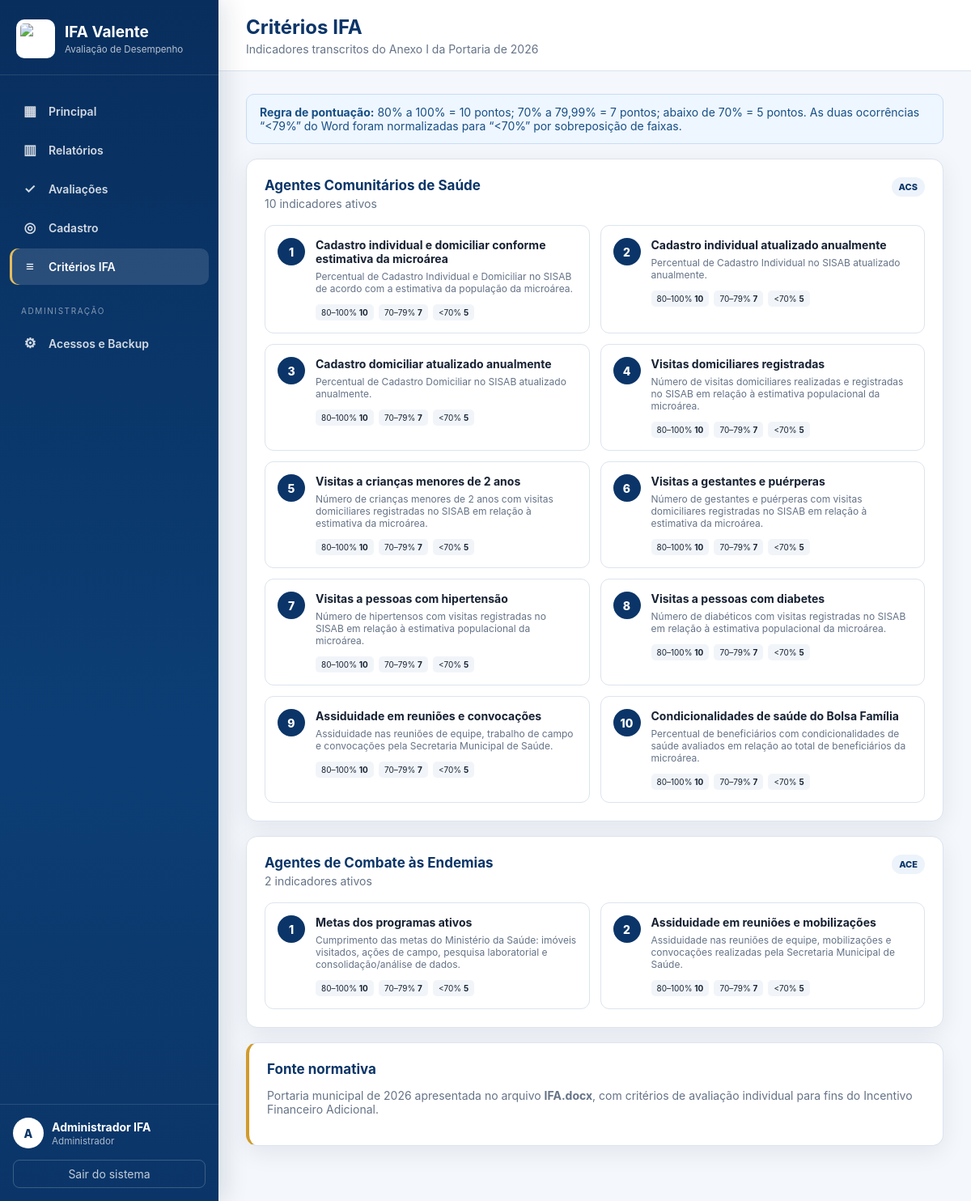
The page /ifa/criterios (signed in) on the database its author committed.
### tables this page shows
CREATE TABLE users (
            id INTEGER PRIMARY KEY AUTOINCREMENT,
            name TEXT NOT NULL,
            username TEXT NOT NULL UNIQUE COLLATE NOCASE,
            password_hash TEXT NOT NULL,
            role TEXT NOT NULL CHECK(role IN ('ADM','REGULADOR')),
            active INTEGER NOT NULL DEFAULT 1,
            created_at TEXT NOT NULL,
            updated_at TEXT NOT NULL
        );

CREATE TABLE indicators (
            id INTEGER PRIMARY KEY AUTOINCREMENT,
            code TEXT NOT NULL UNIQUE,
            category TEXT NOT NULL CHECK(category IN ('ACS','ACE')),
            name TEXT NOT NULL,
            description TEXT NOT NULL,
            order_index INTEGER NOT NULL,
            high_min REAL NOT NULL DEFAULT 80,
            medium_min REAL NOT NULL DEFAULT 70,
            high_score REAL NOT NULL DEFAULT 10,
            medium_score REAL NOT NULL DEFAULT 7,
            low_score REAL NOT NULL DEFAULT 5,
            active INTEGER NOT NULL DEFAULT 1
        );

### app.py (the view)
@app.route("/ifa/criterios")
@login_required
def criterios():
    rows = get_db().execute("SELECT * FROM indicators WHERE active=1 ORDER BY category, order_index").fetchall()
    return render_template("criterios.html", rows=rows)

### app.py (called while the page is built)
def get_db() -> sqlite3.Connection:
    if "db" not in g:
        g.db = sqlite3.connect(DATABASE)
        g.db.row_factory = sqlite3.Row
        g.db.execute("PRAGMA foreign_keys = ON")
        g.db.execute("PRAGMA journal_mode = WAL")
    return g.db

@app.before_request
def load_logged_user() -> None:
    g.user = None
    if session.get("user_id"):
        g.user = get_db().execute(
            "SELECT id, name, username, role, active FROM users WHERE id=?",
            (session["user_id"],),
        ).fetchone()
        if g.user is None or not g.user["active"]:
            session.clear()
            g.user = None

@app.after_request
def security_headers(response: Response) -> Response:
    response.headers["X-Content-Type-Options"] = "nosniff"
    response.headers["X-Frame-Options"] = "SAMEORIGIN"
    response.headers["Referrer-Policy"] = "strict-origin-when-cross-origin"
    response.headers["Permissions-Policy"] = "geolocation=(), microphone=(), camera=()"
    return response

def login_required(view):
    @wraps(view)
    def wrapped(*args, **kwargs):
        if g.user is None:
            flash("Faça login para acessar o sistema.", "warning")
            return redirect(url_for("index"))
        return view(*args, **kwargs)
    return wrapped

### templates/criterios.html (shortened to what this page needs)
{% extends "base.html" %}
{% block page_title %}Critérios IFA{% endblock %}
{% block page_subtitle %}Indicadores transcritos do Anexo I da Portaria de 2026{% endblock %}
{% block content %}
<div class="notice info"><strong>Regra de pontuação:</strong> 80% a 100% = 10 pontos; 70% a 79,99% = 7 pontos; abaixo de 70% = 5 pontos. As duas ocorrências “&lt;79%” do Word foram normalizadas para “&lt;70%” por sobreposição de faixas.</div>
{% for category in ['ACS','ACE'] %}<article class="panel"><div class="panel-head"><div><h2>{{ 'Agentes Comunitários de Saúde' if category=='ACS' else 'Agentes de Combate às Endemias' }}</h2><p>{{ rows|selectattr('category','equalto',category)|list|length }} indicadores ativos</p></div><span class="pill">{{ category }}</span></div><div class="criteria-grid">{% for row in rows if row.category==category %}<div class="criterion"><span>{{ row.order_index }}</span><div><h3>{{ row.name }}</h3><p>{{ row.description }}</p><div class="score-scale"><em>80–100% <strong>10</strong></em><em>70–79% <strong>7</strong></em><em>&lt;70% <strong>5</strong></em></div></div></div>{% endfor %}</div></article>{% endfor %}
<article class="panel source-note"><h2>Fonte normativa</h2><p>Portaria municipal de 2026 apresentada no arquivo <strong>IFA.docx</strong>, com critérios de avaliação individual para fins do Incentivo Financeiro Adicional.</p></article>
{% endblock %}

### templates/base.html (shortened to what this page needs)
<!doctype html>
<html lang="pt-BR">
<head>
  <link rel="stylesheet" href="{{ url_for('static', filename='css/style.css') }}">
</head>
<body class="{% block bodyclass %}{% endblock %}">
{% if g.user %}
<div class="app-shell">
  <aside class="sidebar" id="sidebar">
    <a class="brand" href="{{ url_for('principal') }}">
      <img src="{{ url_for('static', filename='img/brasao_valente.png') }}" alt="Brasão de Valente">
      <span><strong>IFA Valente</strong><small>Avaliação de Desempenho</small></span>
    </a>
    <nav class="nav-menu">
      <a class="nav-item {% if request.endpoint=='principal' %}active{% endif %}" href="{{ url_for('principal') }}"><span class="nav-icon">▦</span> Principal</a>
      <a class="nav-item {% if request.endpoint and request.endpoint.startswith('relatorios') %}active{% endif %}" href="{{ url_for('relatorios') }}"><span class="nav-icon">▥</span> Relatórios</a>
      <a class="nav-item {% if request.endpoint and request.endpoint.startswith('avaliacao') %}active{% endif %}" href="{{ url_for('avaliacoes') }}"><span class="nav-icon">✓</span> Avaliações</a>
      <a class="nav-item " href="{{ url_for('cadastro') }}"><span class="nav-icon">◎</span> Cadastro</a>
      <a class="nav-item {% if request.endpoint=='criterios' %}active{% endif %}" href="{{ url_for('criterios') }}"><span class="nav-icon">≡</span> Critérios IFA</a>
      {% if g.user.role == 'ADM' %}
      <div class="nav-section">Administração</div>
      <a class="nav-item " href="{{ url_for('administracao') }}"><span class="nav-icon">⚙</span> Acessos e Backup</a>
      {% endif %}
    </nav>
    <div class="sidebar-footer">
      <div class="user-chip">
        <span class="avatar">{{ g.user.name[:1]|upper }}</span>
        <span><strong>{{ g.user.name }}</strong><small>{{ 'Administrador' if g.user.role=='ADM' else 'Regulador' }}</small></span>
      </div>
      <a class="logout" href="{{ url_for('logout') }}">Sair do sistema</a>
    </div>
  </aside>
  <main class="main-area">
    <header class="topbar">
      <div>
        <h1>{% block page_title %}IFA Valente{% endblock %}</h1>
        <p>{% block page_subtitle %}Secretaria Municipal de Saúde de Valente{% endblock %}</p>
      </div>
    </header>
    <section class="content">
      {% block content %}{% endblock %}
    </section>
  </main>
</div>
{% else %}
  {% block guest_content %}{% endblock %}
{% endif %}
</body>
</html>

### static/css/style.css (style rules this page uses)
:root { --navy:#0b3568;--blue:#145aa3;--blue2:#2476c9;--green:#1f8a70;--teal:#0d9488;--gold:#d19b2a;--red:#c0392b;--ink:#172233;--muted:#657387;--line:#dce4ee;--bg:#f4f7fb;--white:#fff;--shadow:0 8px 30px rgba(15,44,80,.08);font-family:Inter,"Segoe UI",Arial,sans-serif;color:var(--ink) }
* { box-sizing:border-box }
html,body { margin:0;min-height:100%;background:var(--bg) }
body { font-size:14px }
a { color:inherit;text-decoration:none }
.app-shell { min-height:100vh;display:flex }
.sidebar { position:fixed;inset:0 auto 0 0;width:270px;background:linear-gradient(180deg,#082e5d 0%,#0c3e75 62%,#0b3568 100%);color:#fff;display:flex;flex-direction:column;z-index:30;box-shadow:8px 0 28px rgba(4,31,63,.12) }
.brand { padding:24px 20px 20px;border-bottom:1px solid rgba(255,255,255,.12);display:flex;gap:12px;align-items:center }
.brand img { width:48px;height:48px;object-fit:contain;background:#fff;border-radius:10px;padding:5px }
.brand span { display:flex;flex-direction:column }
.brand strong { font-size:19px }
.brand small { opacity:.7;margin-top:3px }
.nav-menu { padding:18px 12px;flex:1 }
.nav-section { font-size:10px;letter-spacing:1.6px;text-transform:uppercase;color:rgba(255,255,255,.5);padding:22px 14px 8px }
.nav-item { display:flex;align-items:center;gap:12px;padding:12px 14px;margin:4px 0;border-radius:10px;color:rgba(255,255,255,.82);font-weight:600 }
.nav-item:hover,.nav-item.active { background:rgba(255,255,255,.13);color:#fff }
.nav-item.active { box-shadow:inset 3px 0 0 #e6bd5b }
.nav-icon { width:22px;text-align:center;font-size:17px }
.sidebar-footer { padding:16px;border-top:1px solid rgba(255,255,255,.12) }
.user-chip { display:flex;align-items:center;gap:10px }
.avatar { width:38px;height:38px;border-radius:50%;display:grid;place-items:center;background:#fff;color:var(--navy);font-weight:800 }
.user-chip span:last-child { display:flex;flex-direction:column;min-width:0 }
.user-chip strong { white-space:nowrap;overflow:hidden;text-overflow:ellipsis }
.user-chip small { opacity:.65;margin-top:2px }
.logout { display:block;margin-top:14px;text-align:center;border:1px solid rgba(255,255,255,.2);border-radius:8px;padding:8px;color:rgba(255,255,255,.75) }
.main-area { margin-left:270px;width:calc(100% - 270px) }
.topbar { height:88px;padding:0 34px;background:#fff;border-bottom:1px solid var(--line);display:flex;align-items:center;justify-content:space-between;position:sticky;top:0;z-index:20 }
.topbar h1 { font-size:24px;margin:0;color:var(--navy) }
.topbar p { margin:4px 0 0;color:var(--muted) }
.content { padding:28px 34px 50px;max-width:1680px;margin:auto }
.notice { padding:13px 16px;border-radius:10px;margin-bottom:18px;border:1px solid }
.notice.info { background:#eef6ff;border-color:#c8dcf5;color:#174f85 }
.panel { background:#fff;border:1px solid var(--line);border-radius:14px;padding:22px;box-shadow:var(--shadow);margin-bottom:18px }
.panel h2 { font-size:17px;margin:0 0 4px;color:var(--navy) }
.panel p { color:var(--muted) }
.panel-head { display:flex;justify-content:space-between;align-items:flex-start;gap:15px;margin-bottom:18px }
.panel-head p { margin:0 }
.pill,.tag { display:inline-flex;border-radius:20px;background:#edf3fa;color:var(--navy);font-size:11px;font-weight:800;padding:5px 9px }
.criteria-grid { display:grid;grid-template-columns:1fr 1fr;gap:13px }
.criterion { display:flex;gap:13px;border:1px solid var(--line);border-radius:11px;padding:15px }
.criterion>span { flex:0 0 34px;height:34px;border-radius:50%;display:grid;place-items:center;background:var(--navy);color:#fff;font-weight:800 }
.criterion h3 { font-size:14px;margin:0 0 6px }
.criterion p { font-size:12px;margin:0 0 12px }
.score-scale { display:flex;gap:6px;flex-wrap:wrap }
.score-scale em { font-style:normal;font-size:10px;padding:4px 7px;border-radius:5px;background:#f1f5f9 }
.source-note { border-left:4px solid var(--gold) }

### rows shown on the page
users: user "A", user.name "Administrador IFA", role "Administrador"
indicators: order_index "1", name "Cadastro individual e domiciliar conforme estimativa da microárea", description "Percentual de Cadastro Individual e Domiciliar no SISAB de acordo com a estimativa da população da microárea."
indicators: order_index "2", name "Cadastro individual atualizado anualmente", description "Percentual de Cadastro Individual no SISAB atualizado anualmente."
indicators: order_index "3", name "Cadastro domiciliar atualizado anualmente", description "Percentual de Cadastro Domiciliar no SISAB atualizado anualmente."
indicators: order_index "4", name "Visitas domiciliares registradas", description "Número de visitas domiciliares realizadas e registradas no SISAB em relação à estimativa populacional da microárea."
indicators: order_index "5", name "Visitas a crianças menores de 2 anos", description "Número de crianças menores de 2 anos com visitas domiciliares registradas no SISAB em relação à estimativa da microárea."
indicators: order_index "6", name "Visitas a gestantes e puérperas", description "Número de gestantes e puérperas com visitas domiciliares registradas no SISAB em relação à estimativa da microárea."
indicators: order_index "7", name "Visitas a pessoas com hipertensão", description "Número de hipertensos com visitas registradas no SISAB em relação à estimativa populacional da microárea."
indicators: order_index "8", name "Visitas a pessoas com diabetes", description "Número de diabéticos com visitas registradas no SISAB em relação à estimativa populacional da microárea."
indicators: order_index "9", name "Assiduidade em reuniões e convocações", description "Assiduidade nas reuniões de equipe, trabalho de campo e convocações pela Secretaria Municipal de Saúde."
indicators: order_index "10", name "Condicionalidades de saúde do Bolsa Família", description "Percentual de beneficiários com condicionalidades de saúde avaliados em relação ao total de beneficiários da microárea."
indicators: order_index "1", name "Metas dos programas ativos", description "Cumprimento das metas do Ministério da Saúde: imóveis visitados, ações de campo, pesquisa laboratorial e consolidação/análise de dados."
indicators: order_index "2", name "Assiduidade em reuniões e mobilizações", description "Assiduidade nas reuniões de equipe, mobilizações e convocações realizadas pela Secretaria Municipal de Saúde."

### other values the page prints
{{ rows|selectattr('category','equalto',category)|list|length }} "10" "2"
{{ category }} "ACS" "ACE"
